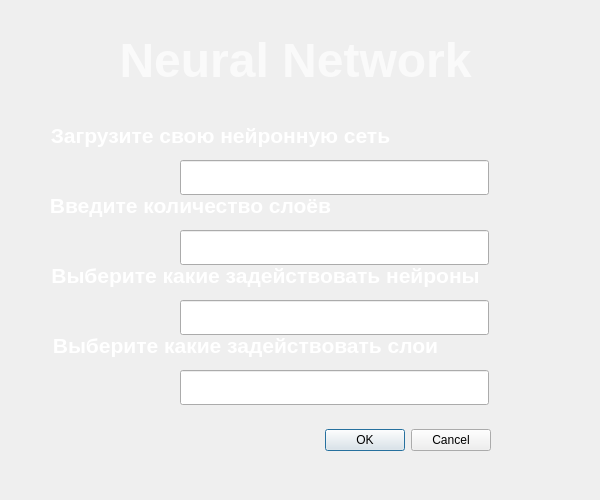
<?xml version="1.0" encoding="UTF-8"?>
<ui version="4.0">
 <class>criterion</class>
 <widget class="QDialog" name="criterion">
  <property name="geometry">
   <rect>
    <x>0</x>
    <y>0</y>
    <width>600</width>
    <height>500</height>
   </rect>
  </property>
  <property name="windowTitle">
   <string>Dialog</string>
  </property>
  <widget class="QLabel" name="title_NN">
   <property name="geometry">
    <rect>
     <x>30</x>
     <y>0</y>
     <width>531</width>
     <height>121</height>
    </rect>
   </property>
   <property name="text">
    <string>&lt;html&gt;&lt;head/&gt;&lt;body&gt;&lt;p align=&quot;center&quot;&gt;&lt;span style=&quot; font-size:36pt; font-weight:600; color:#fafafa;&quot;&gt;Neural Network&lt;/span&gt;&lt;/p&gt;&lt;/body&gt;&lt;/html&gt;</string>
   </property>
  </widget>
  <widget class="QLabel" name="background">
   <property name="geometry">
    <rect>
     <x>0</x>
     <y>0</y>
     <width>600</width>
     <height>500</height>
    </rect>
   </property>
   <property name="text">
    <string>&lt;html&gt;&lt;head/&gt;&lt;body&gt;&lt;p&gt;&lt;img src=&quot;:/picture/img/640.jpg&quot;/&gt;&lt;/p&gt;&lt;/body&gt;&lt;/html&gt;</string>
   </property>
   <property name="pixmap">
    <pixmap>img/640.jpg</pixmap>
   </property>
   <property name="scaledContents">
    <bool>false</bool>
   </property>
   <property name="wordWrap">
    <bool>false</bool>
   </property>
   <property name="openExternalLinks">
    <bool>true</bool>
   </property>
  </widget>
  <widget class="QDialogButtonBox" name="buttonBox">
   <property name="enabled">
    <bool>true</bool>
   </property>
   <property name="geometry">
    <rect>
     <x>150</x>
     <y>420</y>
     <width>341</width>
     <height>41</height>
    </rect>
   </property>
   <property name="font">
    <font>
     <family>MS Shell Dlg 2</family>
     <pointsize>14</pointsize>
     <weight>9</weight>
     <italic>false</italic>
     <bold>false</bold>
    </font>
   </property>
   <property name="cursor">
    <cursorShape>ArrowCursor</cursorShape>
   </property>
   <property name="styleSheet">
    <string notr="true">color: rgb(0, 0, 0);
font: 75 14pt &quot;MS Shell Dlg 2&quot;;</string>
   </property>
   <property name="orientation">
    <enum>Qt::Horizontal</enum>
   </property>
   <property name="standardButtons">
    <set>QDialogButtonBox::Cancel|QDialogButtonBox::Ok</set>
   </property>
   <property name="centerButtons">
    <bool>false</bool>
   </property>
  </widget>
  <widget class="QLineEdit" name="lineEdit_loading">
   <property name="geometry">
    <rect>
     <x>180</x>
     <y>370</y>
     <width>309</width>
     <height>35</height>
    </rect>
   </property>
   <property name="font">
    <font>
     <pointsize>18</pointsize>
    </font>
   </property>
   <property name="inputMethodHints">
    <set>Qt::ImhNone</set>
   </property>
   <property name="inputMask">
    <string/>
   </property>
   <property name="text">
    <string/>
   </property>
  </widget>
  <widget class="QLineEdit" name="lineEdit_numlayers">
   <property name="geometry">
    <rect>
     <x>180</x>
     <y>230</y>
     <width>309</width>
     <height>35</height>
    </rect>
   </property>
   <property name="font">
    <font>
     <pointsize>18</pointsize>
    </font>
   </property>
   <property name="inputMethodHints">
    <set>Qt::ImhNone</set>
   </property>
   <property name="inputMask">
    <string/>
   </property>
   <property name="text">
    <string/>
   </property>
  </widget>
  <widget class="QLineEdit" name="lineEdit_neurons">
   <property name="geometry">
    <rect>
     <x>180</x>
     <y>160</y>
     <width>309</width>
     <height>35</height>
    </rect>
   </property>
   <property name="font">
    <font>
     <pointsize>18</pointsize>
    </font>
   </property>
   <property name="inputMethodHints">
    <set>Qt::ImhNone</set>
   </property>
   <property name="inputMask">
    <string/>
   </property>
   <property name="text">
    <string/>
   </property>
  </widget>
  <widget class="QLabel" name="title_inform">
   <property name="geometry">
    <rect>
     <x>40</x>
     <y>120</y>
     <width>361</width>
     <height>31</height>
    </rect>
   </property>
   <property name="text">
    <string>&lt;html&gt;&lt;head/&gt;&lt;body&gt;&lt;p align=&quot;center&quot;&gt;&lt;span style=&quot; font-size:16pt; font-weight:600; color:#ffffff;&quot;&gt;Загрузите свою нейронную сеть&lt;/span&gt;&lt;/p&gt;&lt;/body&gt;&lt;/html&gt;</string>
   </property>
  </widget>
  <widget class="QLabel" name="title_inform_1">
   <property name="geometry">
    <rect>
     <x>40</x>
     <y>190</y>
     <width>301</width>
     <height>31</height>
    </rect>
   </property>
   <property name="text">
    <string>&lt;html&gt;&lt;head/&gt;&lt;body&gt;&lt;p align=&quot;center&quot;&gt;&lt;span style=&quot; font-size:16pt; font-weight:600; color:#ffffff;&quot;&gt;Введите количество слоёв&lt;/span&gt;&lt;/p&gt;&lt;/body&gt;&lt;/html&gt;</string>
   </property>
  </widget>
  <widget class="QLabel" name="title_inform_2">
   <property name="geometry">
    <rect>
     <x>40</x>
     <y>260</y>
     <width>451</width>
     <height>31</height>
    </rect>
   </property>
   <property name="text">
    <string>&lt;html&gt;&lt;head/&gt;&lt;body&gt;&lt;p align=&quot;center&quot;&gt;&lt;span style=&quot; font-size:16pt; font-weight:600; color:#ffffff;&quot;&gt;Выберите какие задействовать нейроны&lt;/span&gt;&lt;/p&gt;&lt;/body&gt;&lt;/html&gt;</string>
   </property>
  </widget>
  <widget class="QLabel" name="title_inform_3">
   <property name="geometry">
    <rect>
     <x>40</x>
     <y>330</y>
     <width>411</width>
     <height>31</height>
    </rect>
   </property>
   <property name="text">
    <string>&lt;html&gt;&lt;head/&gt;&lt;body&gt;&lt;p align=&quot;center&quot;&gt;&lt;span style=&quot; font-size:16pt; font-weight:600; color:#ffffff;&quot;&gt;Выберите какие задействовать слои&lt;/span&gt;&lt;/p&gt;&lt;/body&gt;&lt;/html&gt;</string>
   </property>
  </widget>
  <widget class="QLineEdit" name="lineEdit_layers">
   <property name="geometry">
    <rect>
     <x>180</x>
     <y>300</y>
     <width>309</width>
     <height>35</height>
    </rect>
   </property>
   <property name="font">
    <font>
     <pointsize>18</pointsize>
    </font>
   </property>
   <property name="inputMethodHints">
    <set>Qt::ImhNone</set>
   </property>
   <property name="inputMask">
    <string/>
   </property>
   <property name="text">
    <string/>
   </property>
  </widget>
  <zorder>background</zorder>
  <zorder>title_NN</zorder>
  <zorder>buttonBox</zorder>
  <zorder>lineEdit_loading</zorder>
  <zorder>lineEdit_numlayers</zorder>
  <zorder>lineEdit_neurons</zorder>
  <zorder>title_inform</zorder>
  <zorder>title_inform_1</zorder>
  <zorder>title_inform_2</zorder>
  <zorder>title_inform_3</zorder>
  <zorder>lineEdit_neurons</zorder>
  <zorder>lineEdit_numlayers</zorder>
  <zorder>lineEdit_loading</zorder>
  <zorder>lineEdit_layers</zorder>
 </widget>
 <resources/>
 <connections/>
</ui>
